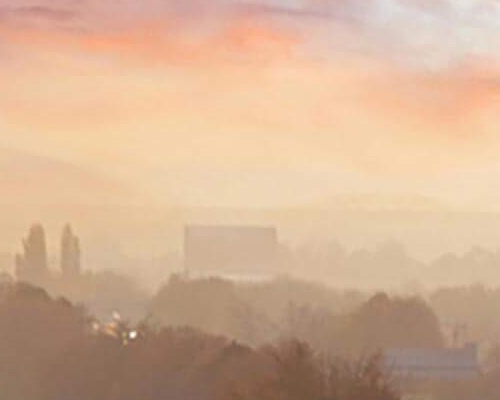
#> input picture a_prelim/0_intro/3_region_of_interest_extraction/test.jpg, 500 x 400 px
$ python entrypoint.py
#> lines starting #> are read from the running program, lines starting #| are printed output that depends on the picture
from os.path import isfile
from subprocess import Popen
from time import sleep
from tkinter import Tk
from tkinter.filedialog import askopenfilename

from cv2 import imread, imwrite, warpAffine
from numpy import float32


Popen("CLS", shell=True).communicate()
sleep(0.5)

print("Please insert an image reference through file manager...", end="\n\n")
print(
    "Can't see the file manager? Please ALT+TAB and look out for a spawned window of file manager."
)


# Get File Path with File Manager Section

# ! File Manager Context Constants
FILE_TYPES = [("Image Files (.jpeg .jpg .png)", ".jpeg .jpg .png")]
DEFAULT_EXT = ".jpg"

# Everytime we use the Tk associate classes, a small window will be spawned.
# We have to withdraw it or hide it everytime we use its associate functions.

root = Tk()
root.attributes("-topmost", True)
root.withdraw()

IMAGE_PATH = askopenfilename(
    title="Load an Image...", defaultextension=DEFAULT_EXT, filetypes=FILE_TYPES
)
#> the answer given: ../../../a_prelim/0_intro/3_region_of_interest_extraction/test.jpg

# * Split the image path with '/' delimeter.
# ! And get the last slice by reverse and add 0th index to get the literal string.
IMAGE_FILENAME = IMAGE_PATH.split("/")[-1:][0]

# Evaluate by Determining the Length instead of truthy condition.
if not isfile(IMAGE_PATH):
    raise SystemExit("No image file was provided by the user. Please try again.")

try:
    # ! Creating a Translation Matrix.
    # # According to https://towardsdatascience.com/transformations-with-opencv-ff9a7bea7f8b.

    # * matrix = | size, rotation, position | (of x axis)
    # *          | rotation, size, position | (of y axis)

    # ! Keep in note that...
    # * You have to have a 2x3 matrix representing the following cols and rows.
    # * Getting further or getting less than 2x3 will result in error, as the matrix given on the above
    # * is what it is and is considered cols and rows as parameter of the image from a function.
    # * The pixel position of x and y must respect the size of the image, or you will get an error.
    # * Size metric is in scale ratio. 1 is normal, 2 is double, 0.5 is half of original size.
    # * Rotation metric is in angle metric. Manipulation of Angles will result of distorted image.

    # The matrix can be encapsulated with any float function associated in numpy. In this script
    # we used float32 for precision when the user gave float values.

    M = float32([[0.5, 0, 100], [0, 0.5, 50]])

    print(M)

    # Read image from disk.
    img = imread(IMAGE_PATH)
#> img is the input picture: shape (400, 500, 3); mean B, G, R 148.2, 176.2, 210.7
    (rows, cols) = img.shape[:2]
#> rows = 400; cols = 500

    # warpAffine does appropriate shifting given the
    # translation matrix.
    res = warpAffine(img, M, (cols, rows))
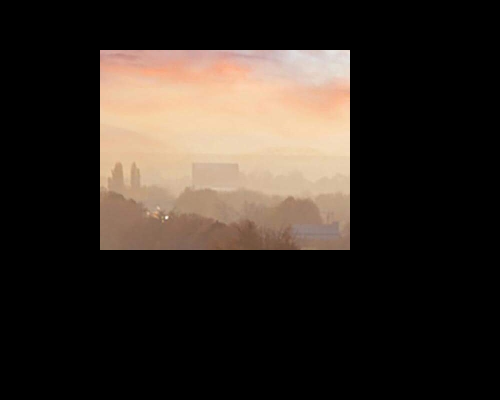
#> res: shape (400, 500, 3); mean B, G, R 37.1, 44.1, 52.7

    # Write image back to disk.
    imwrite('result.jpg', res)

except IOError as TechErr:
    raise SystemError(
        "Error: Cannot detect the file or went missing after selection. Please try again later."
        % TechErr
    )

finally:
#> (the run stopped early here; a loop or call above may not have finished)
